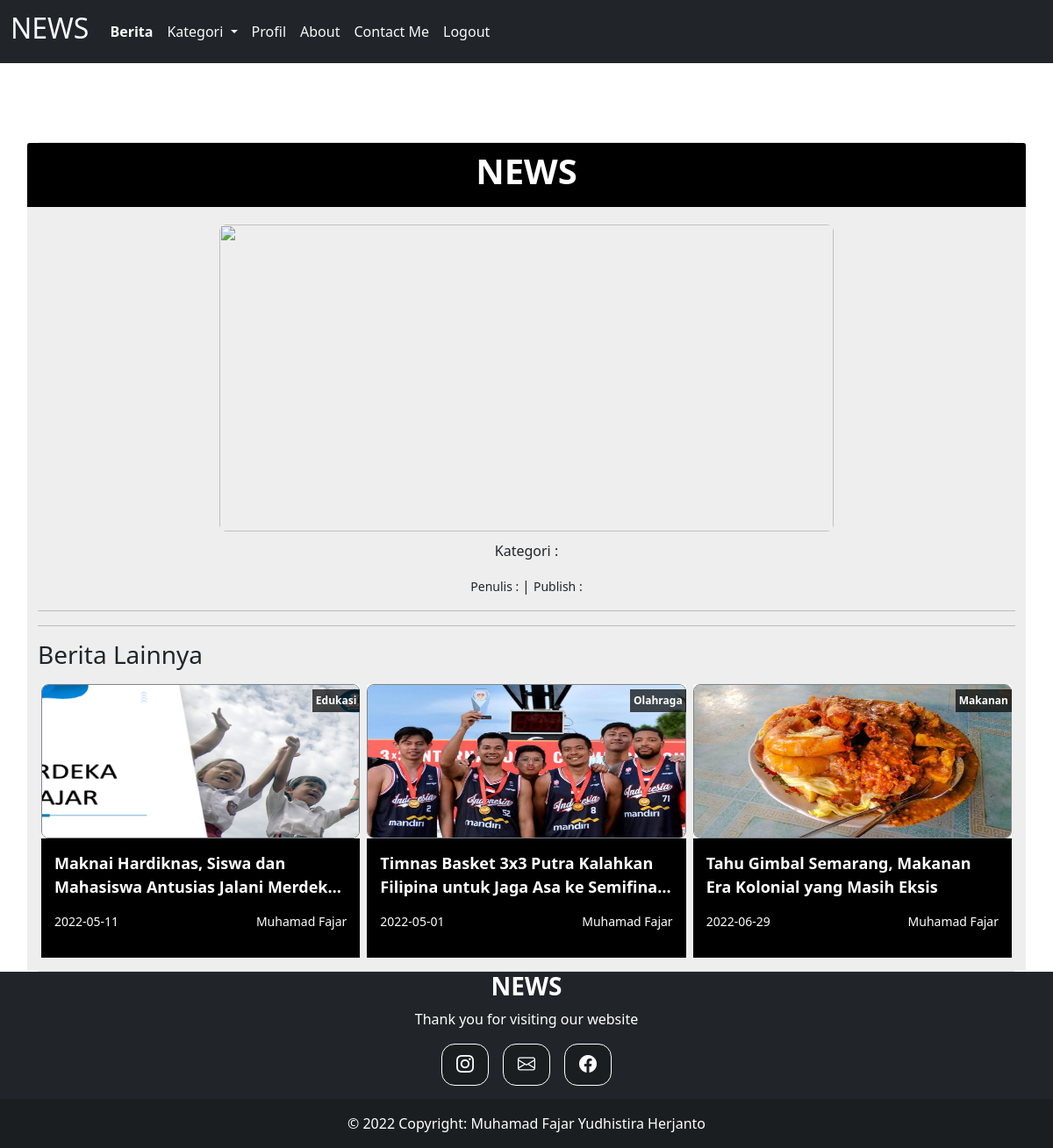
The app's page /beritapage.php (signed in) with its own data.
### tables this page shows
CREATE TABLE `berita` (
  `id_berita` int(11) NOT NULL,
  `id_kategori` int(11) NOT NULL,
  `judul_berita` varchar(255) NOT NULL,
  `penulis_berita` varchar(255) NOT NULL,
  `tgl_berita` date NOT NULL,
  `isi_berita` text NOT NULL,
  `gambar_berita` varchar(255) NOT NULL
);

CREATE TABLE `kategori` (
  `id_kategori` int(11) NOT NULL,
  `nama_kategori` varchar(255) NOT NULL
);

### beritapage.php (the view, shortened to what this page needs)
<!DOCTYPE html>
<html lang="en">
<head>
<head>
     <link rel="stylesheet" href="css/bootstrap.min.css">
     <link rel="stylesheet" href="https://cdn.jsdelivr.net/npm/bootstrap-icons@1.8.1/font/bootstrap-icons.css">
     <link rel="stylesheet" href="assets/style/style.css">
     <link rel="stylesheet" href="css/bootstrap.css">
</head>
<body>
<nav class="navbar navbar-expand-lg navbar-light bg-dark ">
        <div class="container-fluid">
          <a class="navbar-brand text-light" href="#"><h2>NEWS</h2></a>
          <div class="collapse navbar-collapse" id="navbarNav">
            <ul class="navbar-nav justify-content-center">
              <li class="nav-item">
                <a class="nav-link text-light fw-bold" href="user/indexuser.php">Berita</a>
              </li>
              <li class="nav-item dropdown">
               <a class="nav-link dropdown-toggle nav-link text-light" href="#" id="navbarDropdownMenuLink" role="button" data-bs-toggle="dropdown" aria-expanded="false">
               Kategori
          </a>
              </li>
              <li class="nav-item">
                <a class="nav-link text-light" href="user/indexprofil.php">Profil</a>
              </li>
              <li class="nav-item">
                <a class="nav-link text-light" href="user/aboutpageuser.php">About</a>
              </li>
              <li class="nav-item">
                <a class="nav-link text-light" href="contactpage.php">Contact Me</a>
              </li>
              <li class="nav-item">
                <a class="nav-link text-light" href="logout.php">Logout</a>
              </li>
            </ul>
          </div>
        </div>
      </nav>
<section id="content">
      <div class="container">
          <div class="card" style="margin-top:10px;">
<?php
include "koneksi.php";
    $id = $_GET['id_berita'];
    $query = mysqli_query($koneksi,"SELECT * FROM berita INNER JOIN kategori ON berita.id_kategori=kategori.id_kategori WHERE id_berita='$id'");
    $data = mysqli_fetch_array($query);
?>
          <div class="row" style="background-color:#eee">
          <div class="card-header" style="background-color:black;">
                 <h1 class="fw-bold text-center text-white">NEWS</h1>
          </div>
                <div class="col-sm">
                  <div class="media">
                    <div class="w-100 text-center">
                        <img src="images/<?= $data['gambar_berita']?>" alt="" class="image-artikel">
                    </div>
                    <div class="text-center" style="margin-top:10px;">
                        <p class="mt-0 ">Kategori :   <?= $data['nama_kategori'] ?></p>
                        <small class="mt-0">Penulis : <?= $data['penulis_berita'] ?></small> |
                        <small class="mt-0">Publish : <?= $data['tgl_berita'] ?></small>
                    </div>
                    <hr>
                  </div>
                <hr>
                <h3>Berita Lainnya</h3>
                <div class="row row-cols-1 row-cols-md-2 row-cols-1 row-cols-lg-3 g-3 g-lg-2 m-0 w-100" style="padding-bottom:15px;">
        <?php
            $qry= $koneksi->query("SELECT * FROM berita INNER JOIN kategori ON berita.id_kategori = kategori.id_kategori ORDER BY RAND() LIMIT 3");
            while ($data=mysqli_fetch_array($qry))  {
        ?>
                <div class="col">
                    <div class="card border-0 h-100 mb-1 mb-md-3">
                        <span class="label-category p-1"><?=$data['nama_kategori']?></span>
                        <img src="images/<?=$data['gambar_berita']?>" alt="" class="thumbnail-latets" style="width:100%;">
                        <div class="card-body p-0" style="background-color:black;">
                            <p class="card-title-latets mb-2 mb-md-2 multi-line-truncate text-white" style="margin:15px;"><?=$data['judul_berita']?></p>
                            <div class="d-flex justify-content-between" style="margin:15px;">
                                <small class="text-white"><?= $data['tgl_berita']?></small>
                                <small class="text-white"><?= $data['penulis_berita']?></small>
                            </div>
                        </div>
                    </div>
                </div>
                <?php
            }
                ?>
                </div>
                </div>
                </div>
            </div>
        </div>
</section>
<?php
include "footer.php";
?>
</body>
</html>

### assets/style/style.css (style rules this page uses)
section#content { margin-top: 90px; }
small { font-size: 12px; }
.thumbnail-latets { width: 270px; height: 176px; border-radius: 8px; border: 1px solid #7D858C; }
.label-category { position: absolute; top: 6px; right: 0; font-weight: bold; background-color: rgba(0, 0, 0, .7); color: white; font-size: 12px; }
.card-title-latets { font-size: 18px; font-weight: bold; }
.multi-line-truncate { display: -webkit-box; -webkit-box-orient: vertical; -webkit-line-clamp: 2; overflow: hidden; }
.image-artikel { width: 700px; height: 350px; border-radius: 8px; }

### records on screen
berita: id_kategori.nama_kategori "Edukasi", gambar_berita (picture), judul_berita "Maknai Hardiknas, Siswa dan Mahasiswa Antusias Jalani…", tgl_berita "2022-05-11", penulis_berita "Muhamad Fajar"
berita: id_kategori.nama_kategori "Olahraga", gambar_berita (picture), judul_berita "Timnas Basket 3x3 Putra Kalahkan Filipina untuk Jaga Asa ke…", tgl_berita "2022-05-01", penulis_berita "Muhamad Fajar"
berita: id_kategori.nama_kategori "Makanan", gambar_berita (picture), judul_berita "Tahu Gimbal Semarang, Makanan Era Kolonial yang Masih Eksis", tgl_berita "2022-06-29", penulis_berita "Muhamad Fajar"
